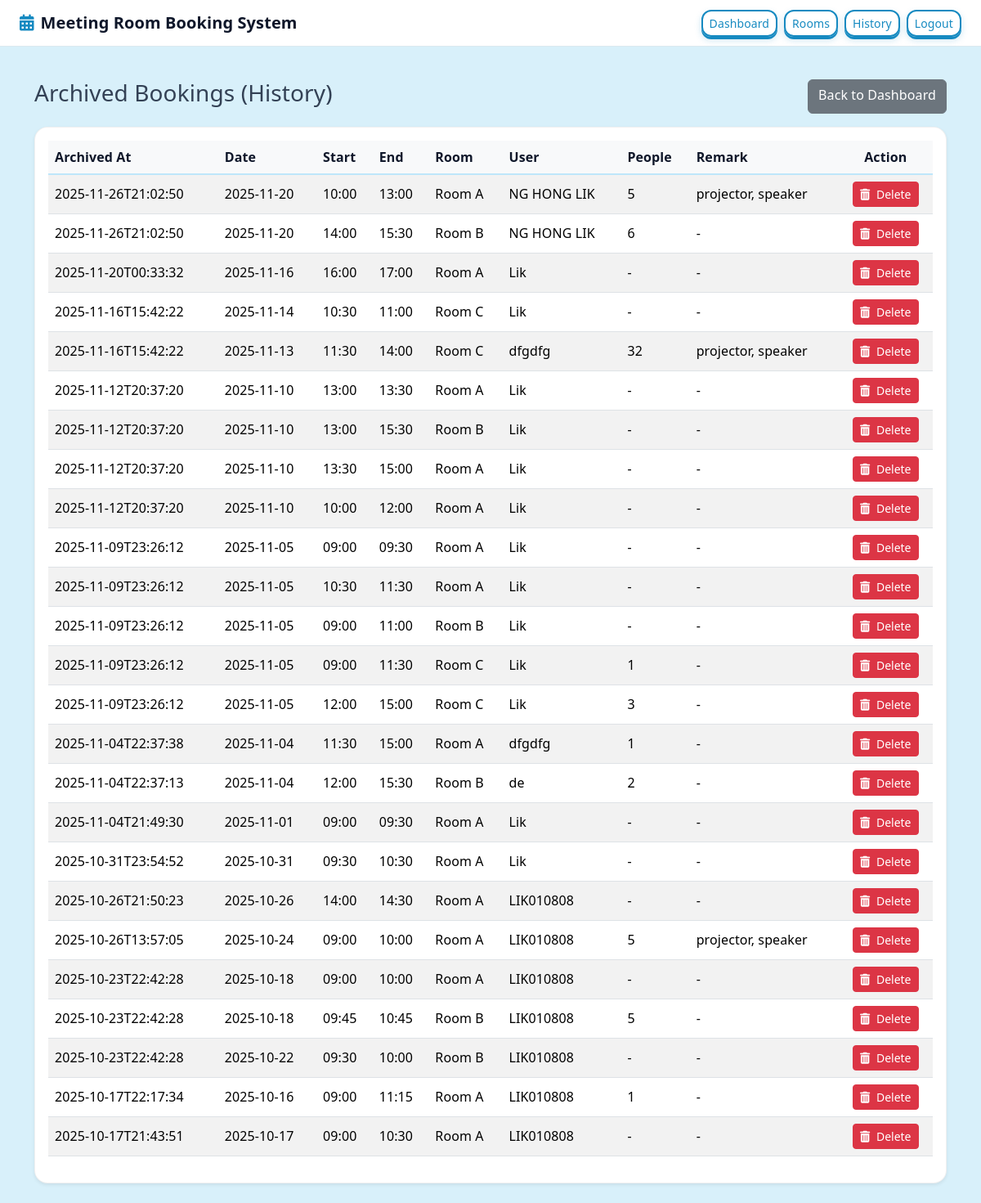
/admin/history (signed in), run on the app's committed database.
### tables this page shows
CREATE TABLE bookings_history (
            id INTEGER PRIMARY KEY,
            user_name  TEXT NOT NULL,
            room       TEXT NOT NULL,
            date       TEXT NOT NULL,
            start_time TEXT NOT NULL,
            end_time   TEXT NOT NULL,
            people     INTEGER,
            remark     TEXT,
            created_at TEXT NOT NULL,
            archived_at TEXT NOT NULL
        );

### app.py (the view)
@app.route('/admin/history')
@admin_required
def admin_history():
    conn = get_db()
    rows = conn.execute("SELECT * FROM bookings_history ORDER BY archived_at DESC").fetchall()
    conn.close()
    return render_template('admin_history.html', bookings=rows)

### app.py (called while the page is built)
def get_db():
    conn = sqlite3.connect(DB_PATH)
    conn.row_factory = sqlite3.Row
    return conn

def get_rooms():
    conn = get_db()
    rows = conn.execute("SELECT name FROM rooms ORDER BY name").fetchall()
    conn.close()
    return [r['name'] for r in rows]

def is_admin():
    return session.get('is_admin', False)

@app.context_processor
def inject_globals():
    return dict(rooms=get_rooms(), times=ALL_TIMES, is_admin=is_admin())

def admin_required(f):
    from functools import wraps
    @wraps(f)
    def wrapper(*a, **kw):
        if not session.get('is_admin'):
            flash('Please log in as admin.', 'warning')
            return redirect(url_for('admin_login'))
        return f(*a, **kw)
    return wrapper

### templates/admin_history.html
{% extends "layout.html" %}
{% block content %}
<div class="d-flex justify-content-between mb-3">
  <h3>Archived Bookings (History)</h3>
  <a class="btn btn-secondary" href="{{ url_for('admin_dashboard') }}">Back to Dashboard</a>
</div>
<div class="card shadow-sm">
  <div class="card-body">
    <div class="table-responsive">
      <table class="table table-striped align-middle">
        <thead class="table-light">
          <tr>
            <th>Archived At</th>
            <th>Date</th>
            <th>Start</th>
            <th>End</th>
            <th>Room</th>
            <th>User</th>
            <th>People</th>
            <th>Remark</th>
            <th class="text-center">Action</th>
          </tr>
        </thead>
        <tbody>
          {% for b in bookings %}
          <tr>
            <td>{{ b['archived_at'] }}</td>
            <td>{{ b['date'] }}</td>
            <td>{{ b['start_time'] }}</td>
            <td>{{ b['end_time'] }}</td>
            <td>{{ b['room'] }}</td>
            <td>{{ b['user_name'] }}</td>
            <td>{{ b['people'] or '-' }}</td>
            <td>{{ b['remark'] or '-' }}</td>
            <td class="text-center">
              <form method="POST"
                    action="{{ url_for('admin_delete_history', history_id=b['id']) }}"
                    onsubmit="return confirm('Are you sure you want to delete this history record? This cannot be undone.');">
                <button class="btn btn-sm btn-danger">
                  <i class="fa-solid fa-trash-can me-1"></i> Delete
                </button>
              </form>
            </td>
          </tr>
          {% else %}
          <tr>
            <td colspan="9" class="text-muted text-center">No history yet.</td>
          </tr>
          {% endfor %}
        </tbody>
      </table>
    </div>
  </div>
</div>
{% endblock %}

### templates/layout.html (shortened to what this page needs)
<!doctype html>
<html lang="en">
<head>
    <link href="https://cdn.jsdelivr.net/npm/bootstrap@5.3.3/dist/css/bootstrap.min.css" rel="stylesheet">
    <link rel="stylesheet" href="https://cdnjs.cloudflare.com/ajax/libs/font-awesome/6.5.0/css/all.min.css">
    <link rel="stylesheet" href="{{ url_for('static', filename='style.css') }}">
</head>
<body>
<nav class="navbar navbar-expand-lg px-4 py-2">
  <a class="navbar-brand d-flex align-items-center" href="{{ url_for('index') }}">
    <i class="fa-solid fa-calendar-days me-2 brand-icon"></i>
    Meeting Room Booking System
  </a>
  <div class="ms-auto d-flex gap-2">
    {% if session.get('is_admin') %}
      <a href="{{ url_for('admin_dashboard') }}" class="btn btn-outline-secondary btn-sm">Dashboard</a>
      <a href="{{ url_for('admin_rooms') }}" class="btn btn-outline-secondary btn-sm">Rooms</a>
      <a href="{{ url_for('admin_history') }}" class="btn btn-outline-secondary btn-sm">History</a>
      <a href="{{ url_for('admin_logout') }}" class="btn btn-outline-danger btn-sm">Logout</a>
    {% else %}
      <a href="{{ url_for('admin_login') }}" class="btn btn-outline-secondary btn-sm">Admin Login</a>
    {% endif %}
  </div>
</nav>
<div class="container py-4">
  {% block content %}{% endblock %}
</div>
<div class="position-fixed top-0 end-0 p-3" style="z-index: 1080;">
</div>
</body>
</html>

### static/style.css (style rules this page uses)
:root { --sky-900:#0B4C6F; --sky-800:#116A94; --sky-700:#168AC1; --sky-600:#2AA1D6; --sky-200:#BEE6FA; --paper:#D8F0FA; --nav:#FFFFFF; --card:#FFFFFF; --ink-900:#0F172A; --ink-700:#1F2937; --ink-500:#334155; --ink-300:#64748B; --border:#DFE4EA; --radius-lg:16px; --radius-sm:12px; }
body { background: var(--paper); color: var(--ink-500); letter-spacing:.1px; }
.navbar { background: var(--nav) !important; border-bottom: 1px solid rgba(17,106,148,.15); }
.navbar-brand { color: var(--ink-900); font-weight:700; }
.brand-icon { color: var(--sky-700); }
.card { background: var(--card); border-radius: var(--radius-lg); border: 1px solid rgba(0,0,0,0.06); box-shadow: 0 4px 8px rgba(0,0,0,0.10), 0 8px 18px rgba(0,0,0,0.10), 0 12px 32px rgba(0,0,0,0.08); transition: transform .22s cubic-bezier(.03,.98,.52,.99), box-shadow .22s ease; }
.btn-outline-secondary, .btn-outline-warning, .btn-outline-info, .btn-outline-danger { border-color: var(--sky-700); color: var(--sky-700); border-width: 2px; border-radius: var(--radius-sm); box-shadow: 0 3px 0 var(--sky-700), 0 4px 8px rgba(22,138,193,.22); transition: all .16s cubic-bezier(.03,.98,.52,.99); }
.table thead th { border-bottom: 2px solid var(--sky-200) !important; color: var(--ink-900); font-weight:700; }

### data on the page
bookings_history: archived_at "2025-11-26T21:02:50", date "2025-11-20", start_time "10:00", end_time "13:00", room "Room A", user_name "NG HONG LIK", people "5", remark "projector, speaker"
bookings_history: archived_at "2025-11-26T21:02:50", date "2025-11-20", start_time "14:00", end_time "15:30", room "Room B", user_name "NG HONG LIK", people "6", remark "-"
bookings_history: archived_at "2025-11-20T00:33:32", date "2025-11-16", start_time "16:00", end_time "17:00", room "Room A", user_name "Lik", b "-", remark "-"
bookings_history: archived_at "2025-11-16T15:42:22", date "2025-11-14", start_time "10:30", end_time "11:00", room "Room C", user_name "Lik", b "-", remark "-"
bookings_history: archived_at "2025-11-16T15:42:22", date "2025-11-13", start_time "11:30", end_time "14:00", room "Room C", user_name "dfgdfg", people "32", remark "projector, speaker"
bookings_history: archived_at "2025-11-12T20:37:20", date "2025-11-10", start_time "13:00", end_time "13:30", room "Room A", user_name "Lik", b "-", remark "-"
bookings_history: archived_at "2025-11-12T20:37:20", date "2025-11-10", start_time "13:00", end_time "15:30", room "Room B", user_name "Lik", b "-", remark "-"
bookings_history: archived_at "2025-11-12T20:37:20", date "2025-11-10", start_time "13:30", end_time "15:00", room "Room A", user_name "Lik", b "-", remark "-"
bookings_history: archived_at "2025-11-12T20:37:20", date "2025-11-10", start_time "10:00", end_time "12:00", room "Room A", user_name "Lik", b "-", remark "-"
bookings_history: archived_at "2025-11-09T23:26:12", date "2025-11-05", start_time "09:00", end_time "09:30", room "Room A", user_name "Lik", b "-", remark "-"
bookings_history: archived_at "2025-11-09T23:26:12", date "2025-11-05", start_time "10:30", end_time "11:30", room "Room A", user_name "Lik", b "-", remark "-"
bookings_history: archived_at "2025-11-09T23:26:12", date "2025-11-05", start_time "09:00", end_time "11:00", room "Room B", user_name "Lik", b "-", remark "-"
bookings_history: archived_at "2025-11-09T23:26:12", date "2025-11-05", start_time "09:00", end_time "11:30", room "Room C", user_name "Lik", people "1", remark "-"
bookings_history: archived_at "2025-11-09T23:26:12", date "2025-11-05", start_time "12:00", end_time "15:00", room "Room C", user_name "Lik", people "3", remark "-"
bookings_history: archived_at "2025-11-04T22:37:38", date "2025-11-04", start_time "11:30", end_time "15:00", room "Room A", user_name "dfgdfg", people "1", remark "-"
bookings_history: archived_at "2025-11-04T22:37:13", date "2025-11-04", start_time "12:00", end_time "15:30", room "Room B", user_name "de", people "2", remark "-"
bookings_history: archived_at "2025-11-04T21:49:30", date "2025-11-01", start_time "09:00", end_time "09:30", room "Room A", user_name "Lik", b "-", remark "-"
bookings_history: archived_at "2025-10-31T23:54:52", date "2025-10-31", start_time "09:30", end_time "10:30", room "Room A", user_name "Lik", b "-", remark "-"
bookings_history: archived_at "2025-10-26T21:50:23", date "2025-10-26", start_time "14:00", end_time "14:30", room "Room A", user_name "LIK010808", b "-", remark "-"
bookings_history: archived_at "2025-10-26T13:57:05", date "2025-10-24", start_time "09:00", end_time "10:00", room "Room A", user_name "LIK010808", people "5", remark "projector, speaker"
bookings_history: archived_at "2025-10-23T22:42:28", date "2025-10-18", start_time "09:00", end_time "10:00", room "Room A", user_name "LIK010808", b "-", remark "-"
bookings_history: archived_at "2025-10-23T22:42:28", date "2025-10-18", start_time "09:45", end_time "10:45", room "Room B", user_name "LIK010808", people "5", remark "-"
bookings_history: archived_at "2025-10-23T22:42:28", date "2025-10-22", start_time "09:30", end_time "10:00", room "Room B", user_name "LIK010808", b "-", remark "-"
bookings_history: archived_at "2025-10-17T22:17:34", date "2025-10-16", start_time "09:00", end_time "11:15", room "Room A", user_name "LIK010808", people "1", remark "-"
bookings_history: archived_at "2025-10-17T21:43:51", date "2025-10-17", start_time "09:00", end_time "10:30", room "Room A", user_name "LIK010808", b "-", remark "-"
